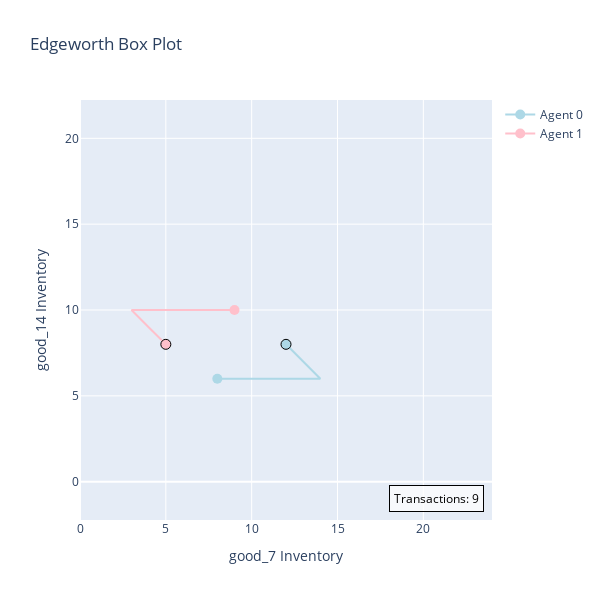

The code cell stored with this chart in its notebook:
### Markdown cell above
Initialize the market and execute.

### Code cell
market = Market()
# 2 Agents, 20 Goods, and max initial endowment of 20 (and no wealth equality)
market.generate_agents(
    agent_count=2, 
    goods_type_count=20, 
    max_endowment_per_good=20, 
    equality=False)
market.clear_transactions()
market.execute_exchange(
    trading_days=2, 
    # The higher strategic_error is, the less trades in the first trading day
    strategic_error = 0.1, 
    # plot_types include "edgeworth", "edgeworth_plus", "inventory_timeseries",
    # "aggregate_utility", and "individual_utility"
    # Note that the "edgeworth" only displays the first 10 transactions, 
    # and then every hundredth transaction thereafter.
    plot_type="edgeworth",
    )

### Figure 1 — Plotly figure (JSON) as saved in the notebook; plotly's stock layout.template omitted (floating-point values rounded to 4 significant figures)
{"data": [{"line": {"color": "lightblue"}, "marker": {"color": ["lightblue", "rgba(0,0,0,0)", "rgba(0,0,0,0)", "rgba(0,0,0,0)", "rgba(0,0,0,0)", "rgba(0,0,0,0)", "rgba(0,0,0,0)", "rgba(0,0,0,0)", "lightblue"], "line": {"color": ["rgba(0,0,0,0)", "rgba(0,0,0,0)", "rgba(0,0,0,0)", "rgba(0,0,0,0)", "rgba(0,0,0,0)", "rgba(0,0,0,0)", "rgba(0,0,0,0)", "rgba(0,0,0,0)", "black"], "width": 1}, "size": 10}, "mode": "lines+markers", "name": "Agent 0", "type": "scatter", "x": [8, 9, 10, 11, 12, 13, 14, 13, 12], "y": [6, 6, 6, 6, 6, 6, 6, 7, 8]}, {"line": {"color": "pink"}, "marker": {"color": ["pink", "rgba(0,0,0,0)", "rgba(0,0,0,0)", "rgba(0,0,0,0)", "rgba(0,0,0,0)", "rgba(0,0,0,0)", "rgba(0,0,0,0)", "rgba(0,0,0,0)", "pink"], "line": {"color": ["rgba(0,0,0,0)", "rgba(0,0,0,0)", "rgba(0,0,0,0)", "rgba(0,0,0,0)", "rgba(0,0,0,0)", "rgba(0,0,0,0)", "rgba(0,0,0,0)", "rgba(0,0,0,0)", "black"], "width": 1}, "size": 10}, "mode": "lines+markers", "name": "Agent 1", "type": "scatter", "x": [9, 8, 7, 6, 5, 4, 3, 4, 5], "y": [10, 10, 10, 10, 10, 10, 10, 9, 8]}], "layout": {"annotations": [{"bgcolor": "rgba(255, 255, 255, 0.7)", "bordercolor": "black", "borderpad": 4, "borderwidth": 1, "font": {"color": "black", "size": 12}, "showarrow": false, "text": "Transactions: 9", "x": 0.98, "xref": "paper", "y": 0.02, "yref": "paper"}], "height": 600, "hovermode": "closest", "title": {"text": "Edgeworth Box Plot"}, "width": 600, "xaxis": {"range": [0, 24], "title": {"text": "good_7 Inventory"}}, "yaxis": {"range": [0, 20], "scaleanchor": "x", "scaleratio": 1, "title": {"text": "good_14 Inventory"}}}}
